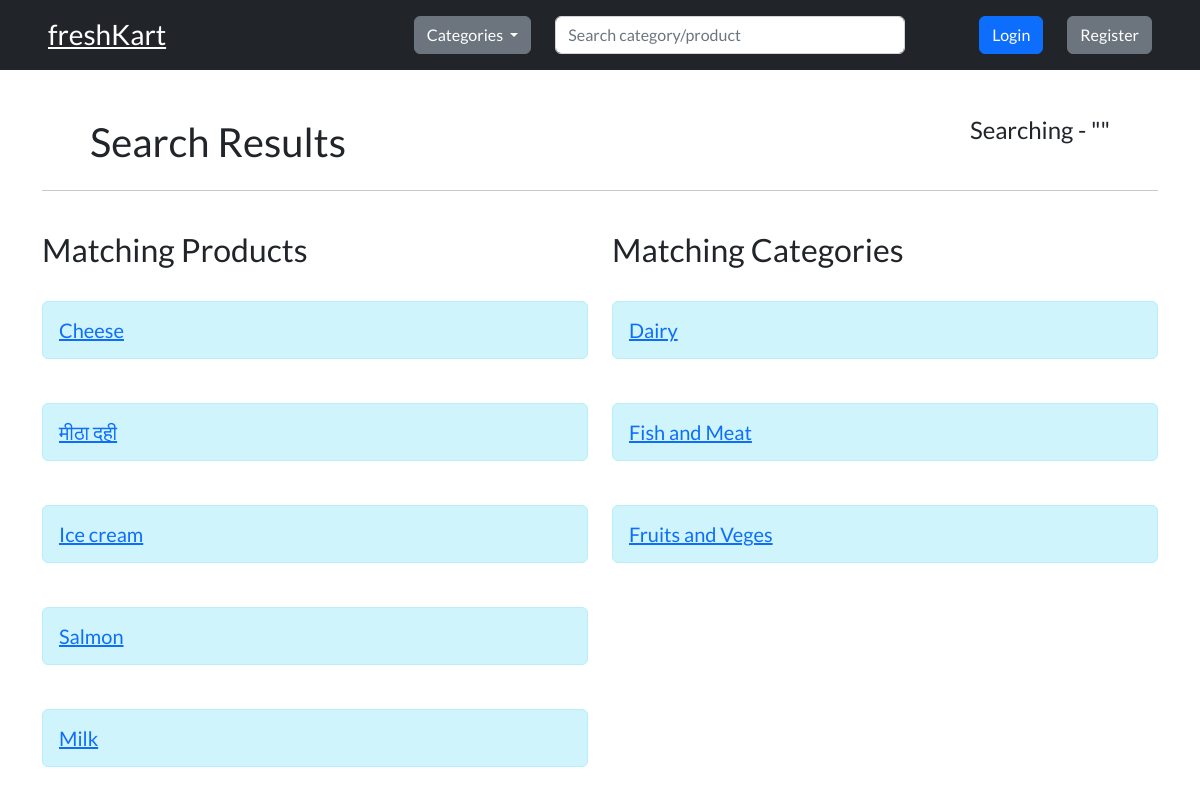
The app's page /search/ with its own data.
### models/product.py (models this page shows, shortened)
class Product(db.Model):
    id = db.Column(db.Integer, primary_key=True)
    name = db.Column(db.String(200), nullable=False)
    description = db.Column(db.String(200), nullable=False)
    image = db.Column(db.String(200), nullable=False)
    manufacture_date = db.Column(db.DateTime, nullable=False)
    expiry_date = db.Column(db.DateTime, nullable=False)
    stock = db.Column(db.Integer, nullable=False)
    sold = db.Column(db.Integer, default=0)
    price = db.Column(db.Numeric(precision=10, scale=2), nullable=False)
    rate = db.Column(db.Enum(ProductRateTypes), default=ProductRateTypes.RUPEES)
    category = db.Column(db.Integer, db.ForeignKey("category.id"), nullable=False)
    status = db.Column(db.Enum(ProductStatus), default=ProductStatus.AVAILABLE)
    created_at = db.Column(db.DateTime, default=datetime.utcnow())
    updated_at = db.Column(
        db.DateTime, default=datetime.utcnow(), onupdate=datetime.utcnow()
    )

### models/category.py (models this page shows, shortened)
class Category(db.Model):
    id = db.Column(db.Integer, primary_key=True)
    name = db.Column(db.String(200), nullable=False)
    created_at = db.Column(db.DateTime, default=datetime.utcnow())
    updated_at = db.Column(
        db.DateTime, default=datetime.utcnow(), onupdate=datetime.utcnow()
    )

### routes/search.py (the view)
@search_bp.route("/", methods=["POST", "GET"])
def search():
    if request.method == "GET":
        return search_get_controller(request=request)
    elif request.method == "POST":
        return search_post_controller(request=request)

### app.py (called while the page is built)
@app.context_processor
def inject_variable():
    user_is_logged_in = "id" in session
    user_is_admin = False
    categories_list = Category.query.order_by(Category.name.asc()).all()
    rates_list = [rate_type for rate_type in ProductRateTypes]
    if "role" in session and session["role"] == "ADMIN":
        user_is_admin = True
    return {
        "user_is_logged_in": user_is_logged_in,
        "user_is_admin": user_is_admin,
        "categories_list": categories_list,
        "session": session,
        "rates_list": rates_list,
    }

### controllers/search/get.py (called while the page is built)
def search_get_controller(request):
    try:
        products = Product.query.filter(Product.name.ilike(f"%%")).all()
        categories = Category.query.filter(Category.name.ilike(f"%%")).all()
        return render_template(
            "search.html", search="", products=products, categories=categories
        )
    except Exception as error:
        return redirect("/")

### templates/search.html (shortened to what this page needs)
{% extends "layouts/base.html" %}
{% block body %}
<div class="container">
    <div class="d-flex justify-content-between px-5 align-items-center">
        <h1 class="mt-4">Search Results</h1>
        <h4>Searching - "{{search}}"</h4>
    </div>
    <hr />
    <div class="row">
        <div class="col">
            <h2 class="mt-4">Matching Products</h2>
            <div class="d-flex flex-column gap-1">
                {% if products|length > 0 %}
                {% for product in products %}
                <div>
                    <h5 class="alert alert-info mt-4">
                        <a href="/product/{{product.id}}">
                            {{ product.name }}
                        </a>
                    </h5>
                </div>
                {% endfor %}
                {% else %}
                <div class="alert alert-danger mt-4" role="alert">
                    No matching products found.
                </div>
                {% endif %}
            </div>
        </div>
        <div class="col">
            <h2 class="mt-4">Matching Categories</h2>
            <div class="d-flex flex-column gap-1">
                {% if categories|length > 0 %}
                {% for category in categories %}
                <div>
                    <h5 class="alert alert-info mt-4">
                        <a href="/category/{{category.name}}">
                            {{ category.name }}
                        </a>
                    </h5>
                </div>
                {% endfor %}
                {% else %}
                <div class="alert alert-danger mt-4" role="alert">
                    No matching categories found.
                </div>
                {% endif %}
            </div>
        </div>
    </div>
</div>
{% endblock %}

### static/css/style.css (style rules this page uses)
body { font-family: "Lato", sans-serif; overflow-x: hidden; }

### records on screen
Product: name "Cheese"
Product: name "मीठा दही"
Product: name "Ice cream"
Product: name "Salmon"
Product: name "Milk"
Category: name "Dairy"
Category: name "Fish and Meat"
Category: name "Fruits and Veges"
